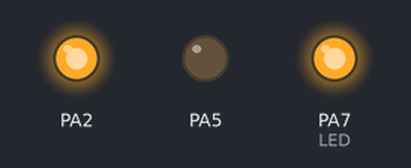
A program run on a simulated ATtiny24, built with avr-gcc and emulated at 1.8432 MHz. Parts: output pins drawn as LEDs (lit = HIGH). Sleep ends after the set time or at an interrupt. At 0.0 s the program stops and its outputs stay as they are.

Above: at 0.1 s.
Timing chart, 0 to 1.5 s (numbered marks = the images above):
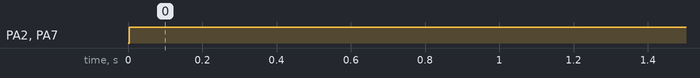

The program:

main.cpp
```cpp
#ifndef __AVR_ATtiny24A__
    #define __AVR_ATtiny24A__
#endif

#define F_CPU 1843200UL

#include <avr/io.h>
#include <avr/interrupt.h>
#include <avr/sleep.h>

#include <util/delay.h>

volatile unsigned int dataIn = 0;

volatile unsigned int spiDO[] = {0, 0}; // SPI data for output
volatile int spiDOIndex = -1;   // Index of next data. If -1 no data is available

/**
 * PA2 - out   // Chip Available - HIGH = Chip is ready to transfer data / rdy for SPI
 * PA3 - in    // Chip Select - PullUp ON, LOW = Chip Selected
 * PA4 - USCK
 * PA5 - MISO
 * PA6 - MOSI
 */
void initSPI() {
    // USIOIE - Enable Overflow Interrupt (USI_OVF_vect)
    // USIWM0 - Enable Three-wire mode. Uses DO, DI, and USCK pins
    // USICS1 - Set clock source to "External, positive edge"
    USICR |= (1<<USIOIE) | (1<<USIWM0) | (1<<USICS1);

    // DDRA |= (0<<DDA4) -> PA4 (USCK) as input
    DDRA |= (1<<DDA5); // PA5 (DO/MISO) as output

    DDRA |= (1 << DDA2); // Indicator that the chip is ready for SPI

    // Activate PullUp Resistor on Chip Select Pin
    PORTA |= (1<<PA3);
}

/**
 * PA0 - ADC0 // Read Cell Voltage
 */
void initADC() {
    // REFS1 - Internal 1.1V voltage reference
    // MUX[5:0] - 001000 = ADC0 is Positive and ADC1 Negative & Gain 1x
    ADMUX |= (1<<REFS1) | (1<<MUX3);

    // ADEN - Enable the ADC
    // ADPS[2:0] - Set Prescaler -> Optimal ADC Frequency is between 50 kHz and 200 kHz
    ADCSRA |= (1<<ADEN) | (1<<ADPS2) | (1<<ADPS1) | (1<<ADPS0); // Prescaler 128
}

void initSleepMode() {
    // SM[1:0] to 10 - Power down mode
    MCUCR |= (1<<SM1);

    // The low level of INT0 generates an interrupt request. (Userd for wake up)
    //MCUCR |= (0<<ISC01) | (0<<ISC00);
}

void init() {
    cli(); // Deactivate Interrupts

    initSPI();
    initADC();
    initSleepMode();

    DDRA |= (1<<DDA7);  // Set Active Mode indicator LED Port as Output
    PORTA |= (1<<PA7);  // Activate the indicator LED

    sei(); // Activate Interrupts
}

/**
 *
 */
void enableSPI() {
    // USIOIE - Enable Overflow Interrupt (USI_OVF_vect)
    // USIWM0 - Enable Three-wire mode. Uses DO, DI, and USCK pins
    // USICS1 - Set clock source to "External, positive edge"
    USICR |= (1<<USIOIE) | (1<<USIWM0) | (1<<USICS1);
}

/**
 *
 */
void disableSPI() {
    USICR |= (0<<USIOIE) | (0<<USIWM0) | (0<<USICS1);
}

/**
 *
 */
void measureVoltage(bool discard = false) {
    // With current configuration volage is 1,1*1024/ADCVal

    ADCSRA |= (1 << ADSC);         // start ADC measurement
    while (ADCSRA & (1 << ADSC));  // wait till conversion complete

    if (!discard) {
        // ADCL Must be read first, then ADCH
        //adcL = ADCL;
        //adcH = ADCH;
        //adcData = (adcH<<8) | adcL;
        uint16_t adcData = ADCL|(ADCH<<8);

        // factor = gain * referenceVoltage / 1024 * deviderFactor * milliVoltFactor
        // factor = 1.0  * 1.1              / 1024 * 5.285698488   * 1000
        uint16_t milliVolts = adcData * 5.678; // Factor = 1.07421875 * Devider Factor of 5.285698488

        spiDO[0] = milliVolts;
        spiDO[1] = (milliVolts>>8);

        spiDOIndex = 1;
    }
}

/**
 * Initialize the sleep mode
 */
void sleep() {
    // Prepare for Sleep
    cli();
    GIMSK |= (1<<INT0); // Enable the interrupt on INT0 for wake up (only low level interrupt will work for wake up)
    PORTA &= ~(1<<PA7); // Deactivate active mode indicator LED
    ADCSRA &= ~(1<<ADEN); // Disable adc
    sleep_enable();
    sei();

    // Sleep
    sleep_cpu();

    // After wake up
    cli();
    sleep_disable();
    GIMSK &= ~(1<<INT0); // Disable INT0 Interrupt after wake up
    ADCSRA |= (1<<ADEN); // Enable ADC
    PORTA |= (1<<PA7); // Activate active mode indicator LED
    sei();
}

/**
 * If PA3 is HIGH, chip is not selected
 * If PA3 is LOW, chip is selected
 */
bool isChipSelected() {
    return !(PINA & (1 << PINA3));
}

int main(void) {
    init();
    sleep();

    while(1) {
        measureVoltage(true); // Discard first measurement (Reccomended on Page 145)
        measureVoltage();
        USIDR = spiDO[spiDOIndex]; // USIDR is data which should be transmitted
        enableSPI();

        PORTA |= (1<<PA2); // turn Chip is Ready indicator ON

        while(spiDOIndex >= 0); // Wait until all data is transmitted

        PORTA &= ~(1<<PA2); // turn Chip is Ready indicator OFF
        disableSPI();

        sleep();

        //if (!isChipSelected()) {
        //    disableSPI();
        //} else {
        //    if (voltageBufferPos < 0) measureVoltage();
        //    enableSPI();
        //}

        //if (dataIn == 1) {
        //    PORTB |= (1<<PB0);
        //} else {
        //    PORTB &= ~(1<<PB0);
        //}
        //PORTB |= (1<<PB0);
		//_delay_ms(500);

		//PORTB &= ~(1<<PB0);
		//_delay_ms(500);
    }

    return 0;
}

ISR(EXT_INT0_vect) {
    // Triggered on wake up
}

ISR(USI_OVF_vect) {
    USISR = (1<<USIOIF);            // Flag löschen
    dataIn = USIDR;                 // Empfangene Daten lesen

    --spiDOIndex; // Decrement index after data is transmitted
    if (spiDOIndex < 0) {
        USIDR = 0; // Setze 0 wenn keine weiteren Daten mehr vorhanden sind
    } else {
        USIDR = spiDO[spiDOIndex]; // Nächsten Datensatz bereitstellen
    }
}
```

Measured:
- by itself, PA2, PA7 (LED): LOW → HIGH at 0.00 s
